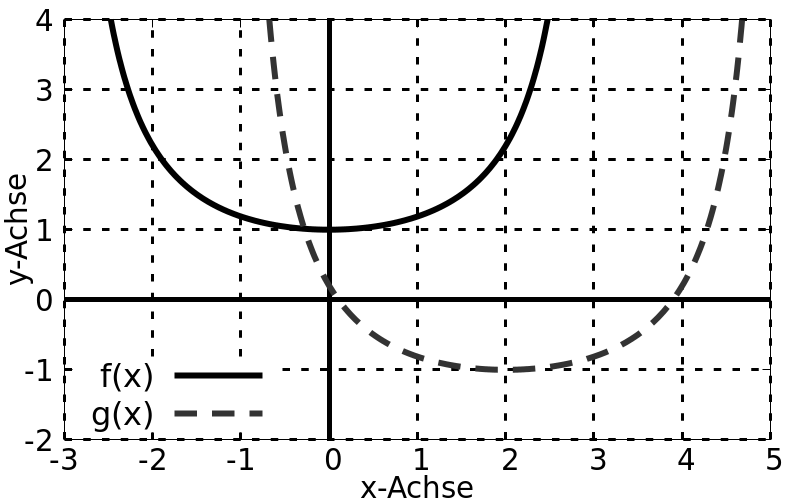

gnuplot code for this plot:
set key font ",24"
set key left bottom
set tics font ",22" 

set xlabel "x-Achse" font ",22" 
set ylabel "y-Achse" font ",22" 

set xrange [-3:5]
set yrange [-2:4]

set grid
set xtics 1
set ytics 1
set grid ls 1 lc "#000000" lw 3 dt (10,15)

set zeroaxis ls 2 lw 5 lc "#000000"

set terminal pngcairo dashed size 800,500
set output "grid-trial.png"

plot x/sin(x) lw 6 lc "#000000" title "f(x)", (x-2)/sin(x-2)-2 dt (15,10) lw 6 lc "#333333" title "g(x)"

